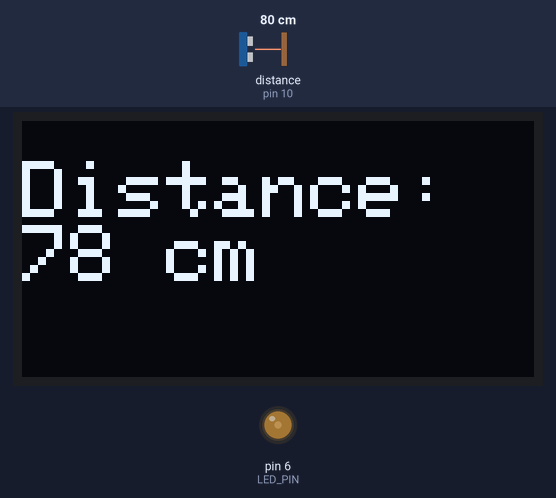
Simulated run of this sketch. Board: Arduino Uno, built with avr-gcc and run on an emulated ATmega328P. Parts: 128×64 one-colour display, output pins drawn as LEDs (lit = HIGH). Wiring (inferred from the names in the program): ultrasonic range finder: trigger pin 9; echo pin 10. Inputs (shaded band) come from the test bench; at power-on: distance to the obstacle (sensor on pin 10) 80 cm. The echo pulse lasts 58.3 µs per cm; pins used as bus, display or sensor lines are not drawn; what the sketch prints to the serial monitor is not drawn.

Above: at 1.2 s.
1.3 s: distance to the obstacle (sensor on pin 10) set to 35 cm
At 2.6 s:
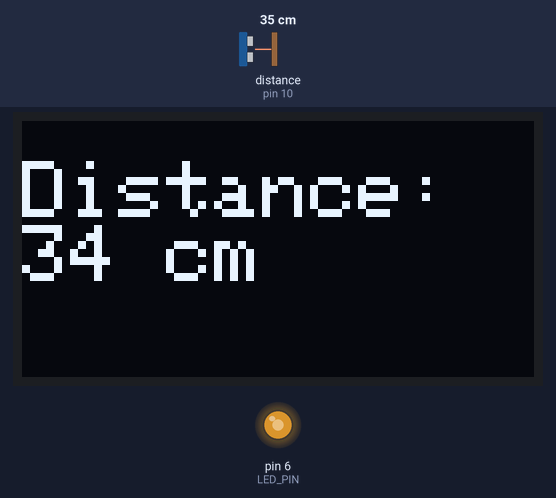
3.4 s: distance to the obstacle (sensor on pin 10) set to 2 cm
At 4.9 s:
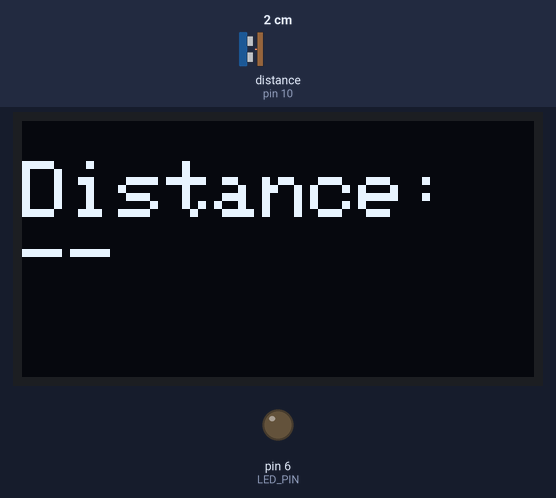
5.2 s: distance to the obstacle (sensor on pin 10) set to 4 cm
At 6.7 s:
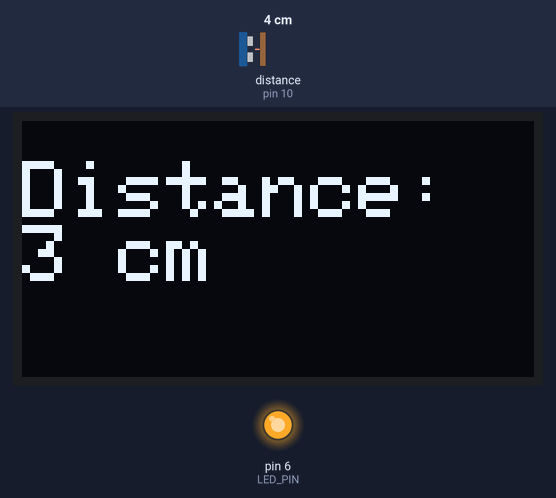
Timing chart, 0 to 8.2 s (numbered marks = the images above; inputs shaded):
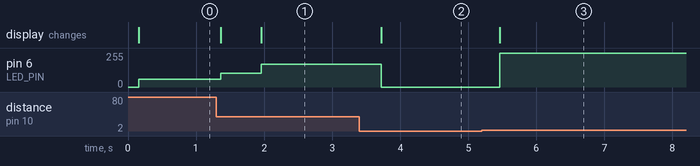

The sketch:

code.ino
```cpp
#include <Wire.h>
#include <Adafruit_GFX.h>
#include <Adafruit_SSD1306.h>

// OLED display configuration
#define SCREEN_WIDTH 128
#define SCREEN_HEIGHT 64
Adafruit_SSD1306 display(SCREEN_WIDTH, SCREEN_HEIGHT, &Wire, -1);

// HC-SR04 sensor pins
#define TRIG_PIN 9
#define ECHO_PIN 10

// LED on PWM-capable pin
#define LED_PIN 6  // Ensure this is a PWM pin (D5, D6, D9, D10, or D11)

// Number of samples to average
const int numSamples = 5;
const int minDistance = 2;    // Minimum valid distance
const int maxDistance = 100;  // Beyond this, LED will be off

long getAverageDistance() {
  long totalDistance = 0;
  int validReadings = 0;

  for (int i = 0; i < numSamples; i++) {
    digitalWrite(TRIG_PIN, LOW);
    delayMicroseconds(2);
    digitalWrite(TRIG_PIN, HIGH);
    delayMicroseconds(10);
    digitalWrite(TRIG_PIN, LOW);

    long duration = pulseIn(ECHO_PIN, HIGH, 30000);
    if (duration == 0) {
      delay(10);
      continue;
    }

    int distance = duration * 0.034 / 2;

    if (distance >= minDistance && distance <= 400) {
      totalDistance += distance;
      validReadings++;
    }

    delay(10);
  }

  return (validReadings > 0) ? (totalDistance / validReadings) : -1;
}

void setup() {
  pinMode(TRIG_PIN, OUTPUT);
  pinMode(ECHO_PIN, INPUT);
  pinMode(LED_PIN, OUTPUT);
  Serial.begin(9600);

  if (!display.begin(SSD1306_SWITCHCAPVCC, 0x3C)) {
    Serial.println("SSD1306 allocation failed");
    for (;;);
  }

  display.clearDisplay();
  display.setTextSize(2);
  display.setTextColor(WHITE);
  display.display();
}

void loop() {
  long distance = getAverageDistance();

  Serial.print("Distance: ");
  if (distance == -1) {
    Serial.println("No valid reading");
  } else {
    Serial.print(distance);
    Serial.println(" cm");
  }

  display.clearDisplay();
  display.setCursor(0, 10);

  if (distance == -1) {
    display.println("Distance: --");
  } else {
    display.print("Distance: ");
    display.print(distance);
    display.println(" cm");
  }
  display.display();

  // Adjust LED brightness based on distance
  if (distance != -1 && distance <= maxDistance) {
    int brightness = map(distance, minDistance, maxDistance, 255, 0);
    brightness = constrain(brightness, 0, 255);
    analogWrite(LED_PIN, brightness);
  } else {
    analogWrite(LED_PIN, 0);
  }

  delay(500);
}
```

Measured:
- the behaviour switches between 2 and 3 cm on distance to the obstacle (sensor on pin 10) (found by bisection; images 2 and 3)
- after the input at 1.3 s, pin 6 (LED_PIN): 58/255 → 105/255 after 0.06 s, → 172/255 0.59 s later; the display: first changes after 0.06 s (image 1 shows a later state)
- after the input at 3.4 s, pin 6 (LED_PIN): 172/255 → 0/255 after 0.32 s; the display: changes after 0.32 s (image 2)
- after the input at 5.2 s, pin 6 (LED_PIN): 0/255 → 253/255 after 0.26 s; the display: changes after 0.26 s (image 3)
